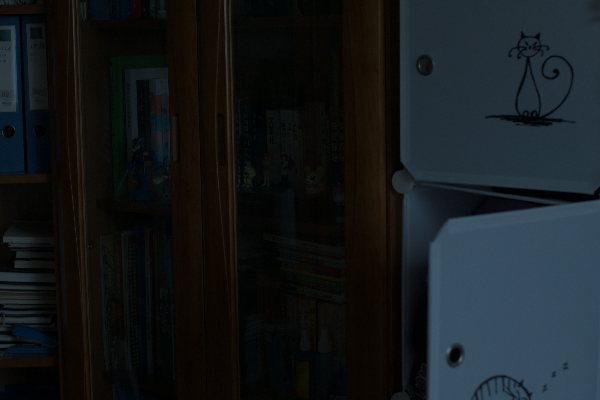
#> input picture 1.png, 600 x 400 px
$ python main.py
#> lines starting #> are read from the running program, lines starting #| are printed output that depends on the picture
#> further down, img is the input picture: shape (400, 600, 3); mean B, G, R 27.9, 25.8, 21
### HE.py
import cv2


# ==========================================
# 算法1：普通全局直方图均衡化 (Global HE)
# 缺点：容易产生噪点，亮的地方过曝
# ==========================================
def global_histogram_equalization(img):
    # 1. 【核心步骤】颜色空间转换：BGR -> YUV
    # 理论对应：不直接处理 RGB，而是把“亮度(Y)”和“颜色(UV)”剥离开
    img_yuv = cv2.cvtColor(img, cv2.COLOR_BGR2YUV)
#> img_yuv: shape (400, 600, 3); mean of channels 0, 1, 2 24.6, 129.6, 124.7

    # 2. 提取 Y 通道 (亮度层)
    # img_yuv[:,:,0] 代表第0层，也就是 Y 层
    # equalizeHist 是 OpenCV 自带的“把直方图拉平”的函数
    img_yuv[:, :, 0] = cv2.equalizeHist(img_yuv[:, :, 0])
#> img_yuv: shape (400, 600, 3); mean of channels 0, 1, 2 131.3, 129.6, 124.7

    # 3. 【合并】把处理好的 Y 层和原来的 UV 层拼回去，转回 BGR
    img_output = cv2.cvtColor(img_yuv, cv2.COLOR_YUV2BGR)
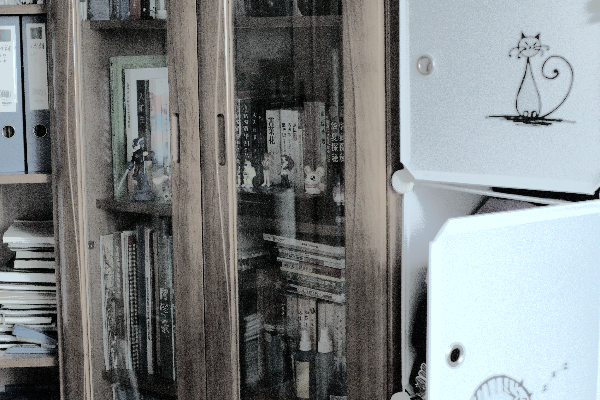
#> img_output: shape (400, 600, 3); mean B, G, R 133.5, 132.5, 127.7

    return img_output

### Retinex.py
import numpy as np
import cv2


# =============================================================
# 1. 单尺度 Retinex (SSR - Single Scale Retinex)
# 原理：将图像分离为光照分量 (L) 和反射分量 (R)。
# 公式：Log(R) = Log(I) - Log(Gaussian(I))
# =============================================================
def singleScaleRetinex(img, sigma):
    # 计算 log(R) = log(I) - log(L)
    # L 是通过高斯模糊估计出来的环境光照
    retinex = np.log10(img) - np.log10(cv2.GaussianBlur(img, (0, 0), sigma))
    return retinex


# =============================================================
# 2. 多尺度 Retinex (MSR - Multi Scale Retinex)
# 原理：结合不同尺度 (sigma) 的 SSR 结果，平衡细节增强和色彩自然度。
# =============================================================
def multiScaleRetinex(img, sigma_list):
    # 初始化结果为零
    retinex = np.zeros_like(img)
    # 对每个尺度遍历 (通常是小、中、大三个尺度)
    for sigma in sigma_list:
        retinex += singleScaleRetinex(img, sigma)
#> this loop made 3 passes
#> pass 1, in singleScaleRetinex, `retinex = np.log10(img) - np.log10(cv2.GaussianBlur(img, (0, 0), sigma))`:
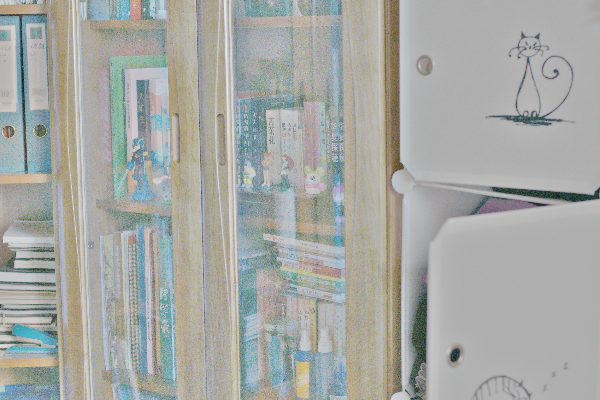
#> retinex: shape (400, 600, 3) float64; mean of channels 0, 1, 2 -0.0929, -0.0501, -0.0775; drawn with min black and max white
#> pass 2, in multiScaleRetinex, `retinex += singleScaleRetinex(img, sigma)`:
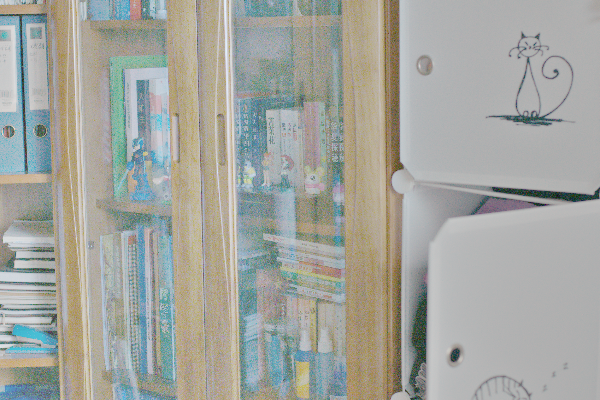
#> retinex: shape (400, 600, 3) float64; mean of channels 0, 1, 2 -0.287, -0.156, -0.198; drawn with min black and max white
#> pass 3, in singleScaleRetinex (call 3), `retinex = np.log10(img) - np.log10(cv2.GaussianBlur(img, (0, 0), sigma))`:
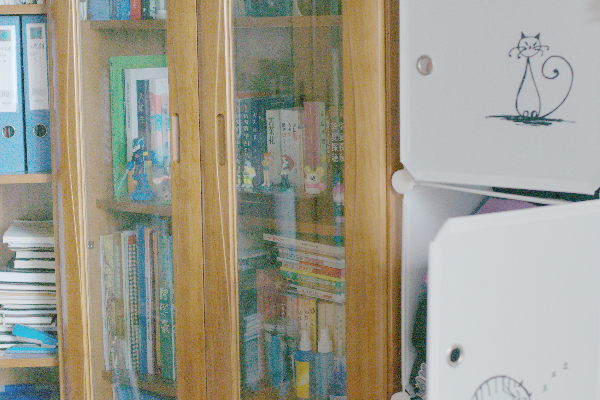
#> retinex: shape (400, 600, 3) float64; mean of channels 0, 1, 2 -0.309, -0.18, -0.164; drawn with min black and max white

    # 取平均值
    retinex = retinex / len(sigma_list)
    return retinex


# =============================================================
# 3. 色彩恢复函数 (CR - Color Restoration)
# 作用：解决 MSR 算法容易出现的“泛白/褪色”现象。
# =============================================================
def colorRestoration(img, alpha, beta):
#> called with alpha = 125, beta = 46
    img_sum = np.sum(img, axis=2, keepdims=True)
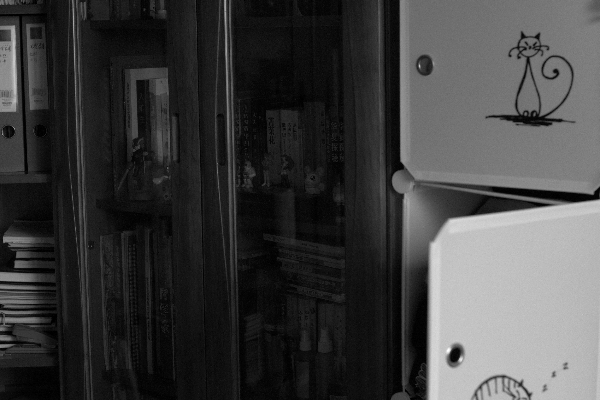
#> img_sum: shape (400, 600, 1) float64; min 3, max 304, mean 77.8; drawn with min black and max white

    # CR 公式：beta * [log(alpha * I) - log(Sum(I))]
    # 这里的 +1e-8 是为了防止除以 0 或 log(0) 报错
    color_restoration = beta * (np.log10(alpha * img) - np.log10(img_sum + 1e-8))
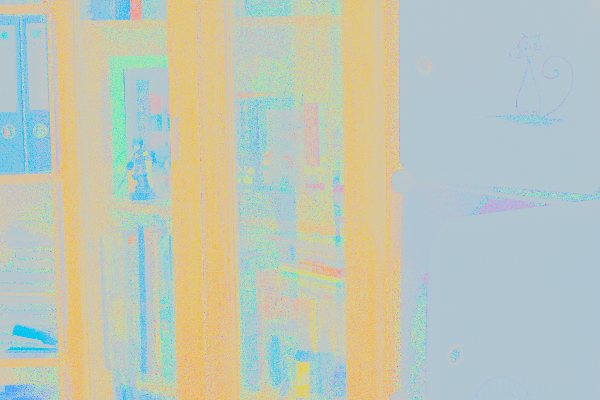
#> color_restoration: shape (400, 600, 3) float64; mean of channels 0, 1, 2 70.6, 75.5, 72.5; drawn with min black and max white
    return color_restoration


# =============================================================
# 4. 最简色彩平衡 (Simplest Color Balance)
# 作用：自动色阶调整，去除偏色，增强对比度 (类似 Photoshop 的自动色阶)。
# 参数：low_clip (暗部截断比例), high_clip (亮部截断比例)
# =============================================================
def simplestColorBalance(img, low_clip, high_clip):
    total = img.shape[0] * img.shape[1]
    for i in range(img.shape[2]):
        # 统计直方图
        unique, counts = np.unique(img[:, :, i], return_counts=True)
        current = 0
        low_val = unique[0]
        high_val = unique[-1]

        # 寻找低阈值和高阈值
        for u, c in zip(unique, counts):
            if float(current) / total < low_clip:
                low_val = u
            if float(current) / total < high_clip:
                high_val = u
            current += c

        # 截断并拉伸
        img[:, :, i] = np.maximum(np.minimum(img[:, :, i], high_val), low_val)
    return img


# =============================================================
# 5. 带色彩恢复的多尺度 Retinex (MSRCR) - 【毕设核心算法】
# 参数说明：
#   G: 增益 (Gain)
#   b: 偏差 (Bias)
#   alpha, beta: 色彩恢复参数
#   low_clip, high_clip: 色彩平衡截断点
# =============================================================
def MSRCR(img, sigma_list = [15,80,250], G = 5.0, b = 25.0, alpha = 125.0, beta = 46.0, low_clip = 0.01, high_clip = 0.99):
    # 转换为浮点数计算，+1.0 防止 log(0)
    img = np.float64(img) + 1.0

    # 1. 计算 MSR
    img_retinex = multiScaleRetinex(img, sigma_list)

    # 2. 计算色彩恢复因子 CR
    img_color = colorRestoration(img, alpha, beta)

    # 3. 融合：Result = G * (MSR * CR + b)
    img_msrcr = G * (img_retinex * img_color + b)
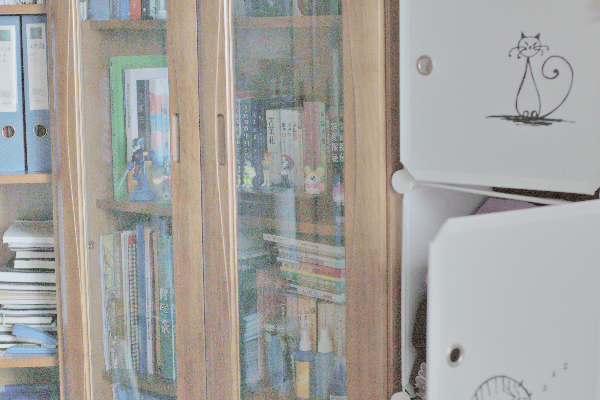
#> img_msrcr: shape (400, 600, 3) float64; mean of channels 0, 1, 2 70.1, 82.9, 89; drawn with min black and max white

    # 4. 归一化到 0-255
    for i in range(img_msrcr.shape[2]):
        img_msrcr[:, :, i] = (img_msrcr[:, :, i] - np.min(img_msrcr[:, :, i])) / \
                             (np.max(img_msrcr[:, :, i]) - np.min(img_msrcr[:, :, i])) * \
                             255

    # 5. 截断溢出值并在最后做一次色彩平衡
    img_msrcr = np.uint8(np.minimum(np.maximum(img_msrcr, 0), 255))
    img_msrcr = simplestColorBalance(img_msrcr, low_clip, high_clip)

    return img_msrcr


# =============================================================
# 6. 自动 MSRCR (Automated MSRCR)
# 作用：自动计算参数，不需要手动调 G 和 b
# =============================================================
# [76 lines left out: functions automatedMSRCR, MSRCP, not called in this run]

### main.py
import cv2
import os
import matplotlib.pyplot as plt
import HE
import Retinex

if __name__ == "__main__":
    # 1. 配置路径
    input_img_name = '1.png'  # 输入图片名
    output_folder = 'Results_Images'  # 想要保存到的文件夹名字

    # 2. 读取图片
    img = cv2.imread(input_img_name)

    # 容错处理
    if img is None:
        print(f"错误：找不到 {input_img_name}，请检查图片路径！")
    else:
        print(f"成功读取图片: {input_img_name}，正在处理...")


        result_he = HE.global_histogram_equalization(img)  # 普通 HE
        result_msrcr = Retinex.MSRCR(img)

        # 1. 如果文件夹不存在，就自动创建一个
        if not os.path.exists(output_folder):
            os.makedirs(output_folder)
            print(f"已创建新文件夹: {output_folder}")

        # 2. 定义保存的文件名 (使用 os.path.join 拼接路径，防止斜杠写错)
        # 这里的 result_he 是 BGR 格式，直接保存颜色是正确的
        path_he = os.path.join(output_folder, 'result_he.jpg')
        path_msr = os.path.join(output_folder, 'result_msrcr.jpg')

        # 3. 写入文件
        cv2.imwrite(path_he, result_he)
        cv2.imwrite(path_msr, result_msrcr)

        print(f"保存成功！图片已存入 '{output_folder}' 文件夹。")

        plt.show()

$ run again, with eval15/high/111.png copied over 1.png
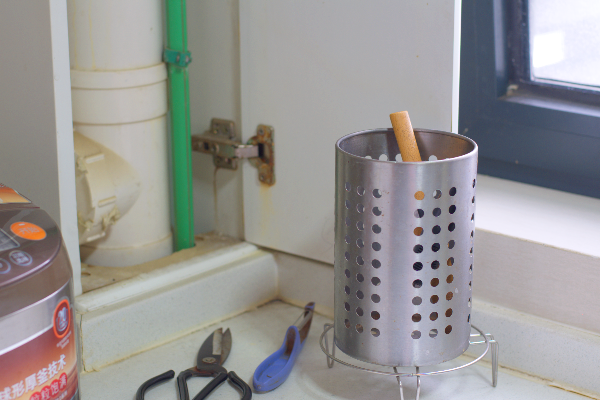
#> input picture eval15/high/111.png, 600 x 400 px
#> img is the input picture: shape (400, 600, 3); mean B, G, R 147.5, 148.9, 150.6
#> in global_histogram_equalization, `img_output = cv2.cvtColor(img_yuv, cv2.COLOR_YUV2BGR)`:
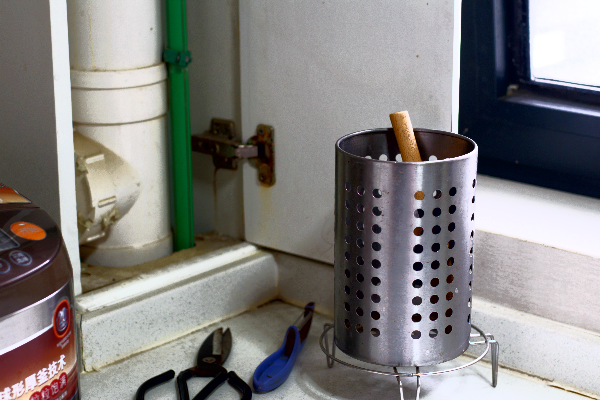
#> img_output: shape (400, 600, 3); mean B, G, R 126.9, 128.3, 130.3
#> after the loop in MSRCR, `for i in range(img_msrcr.shape[2]):`:
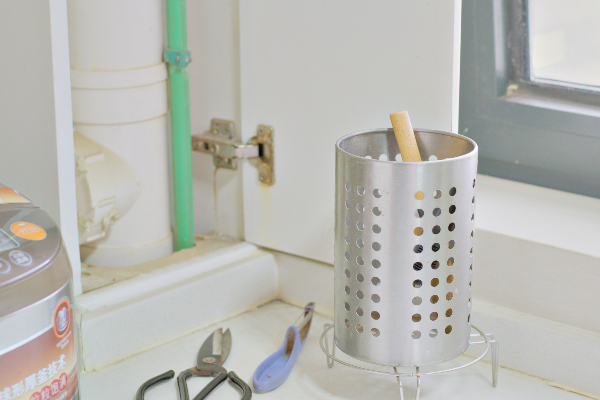
#> img_msrcr: shape (400, 600, 3) float64; mean of channels 0, 1, 2 179.6, 185.3, 185.1; drawn as B, G, R
